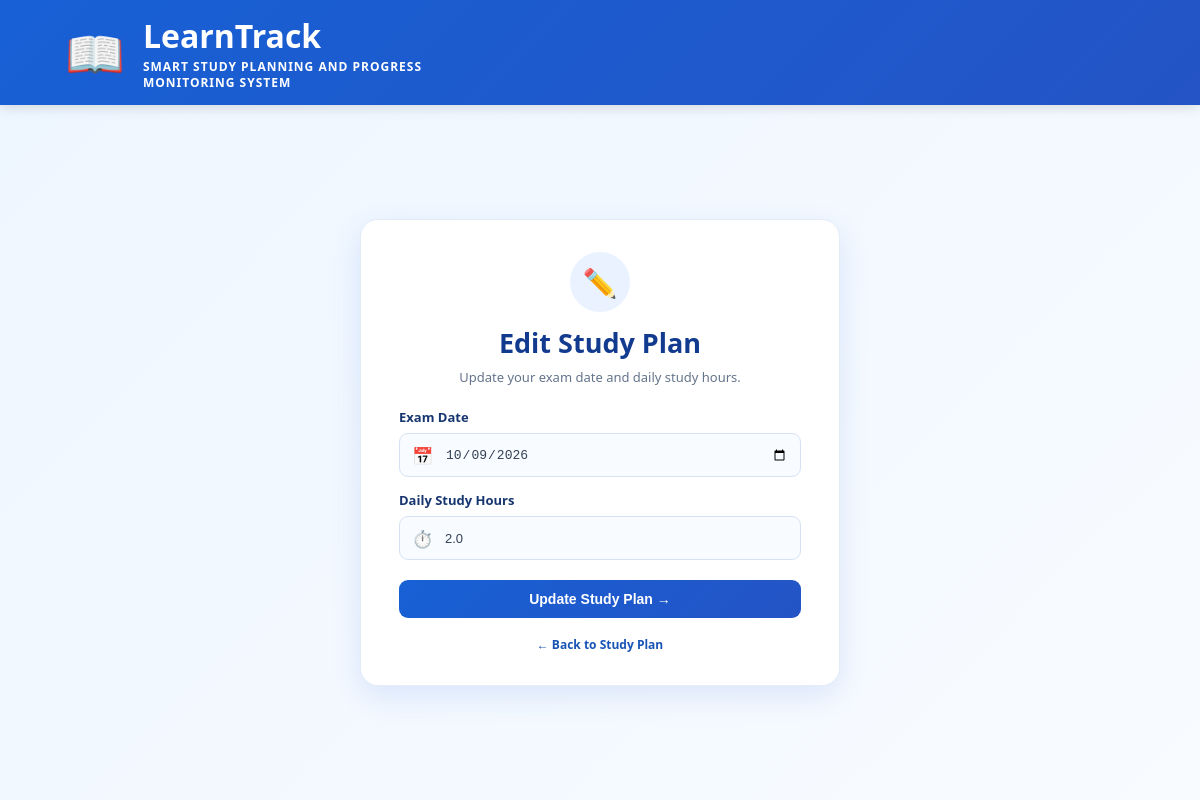
The app's page /edit-study-plan/ (signed in), older data.
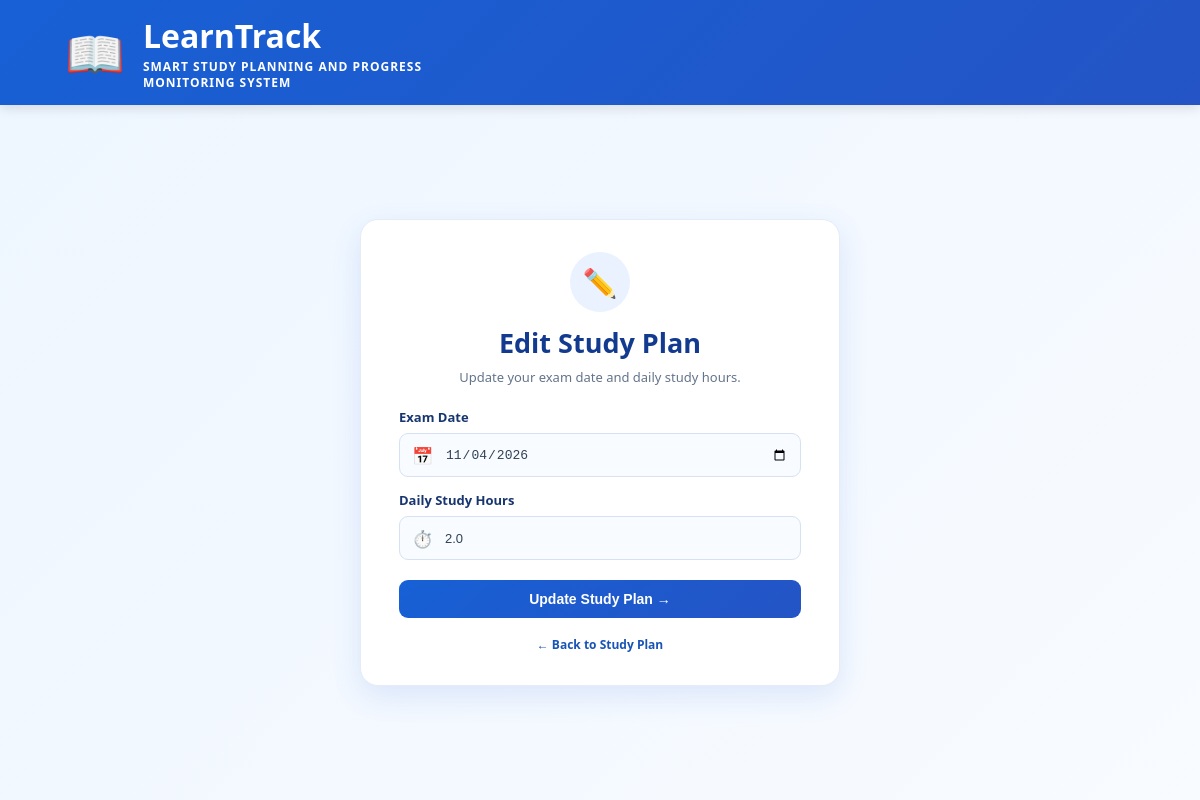
The same page, newer data.
### core/models.py (models this page shows, shortened)
class StudyPlan(models.Model):
    student = models.ForeignKey(User, on_delete=models.CASCADE)
    syllabus = models.ForeignKey(Syllabus, on_delete=models.CASCADE)
    exam_date = models.DateField()
    daily_hours = models.FloatField()
    created_at = models.DateTimeField(auto_now_add=True)
    schedule = models.JSONField(default=list)

### core/views.py (the view, shortened to what this page needs)
# urls.py: path('edit-study-plan/',views.edit_study_plan,name='edit_study_plan'),
def edit_study_plan(request):
    study_plan = StudyPlan.objects.filter(
        student=request.user
    ).last()
    return render(
        request,
        'edit_study_plan.html',
        {
            'study_plan': study_plan
        }
    )

### templates/edit_study_plan.html (shortened to what this page needs)
{% extends 'base.html' %}
{% block content %}
<div class="study-plan-page">
    <div class="study-plan-card">
        <div class="study-plan-icon">✏️</div>
        <h1>Edit Study Plan</h1>
        <p class="study-plan-subtitle">
            Update your exam date and daily study hours.
        </p>
        <form method="POST">
            <label for="exam_date">Exam Date</label>
            <div class="plan-input">
                <span>📅</span>
                <input
                    type="date"
                    id="exam_date"
                    name="exam_date"
                    value="{{ study_plan.exam_date|date:'Y-m-d' }}"
                    required>
            </div>
            <label for="daily_hours">Daily Study Hours</label>
            <div class="plan-input">
                <span>⏱️</span>
                <input
                    type="number"
                    id="daily_hours"
                    name="daily_hours"
                    min="1"
                    max="24"
                    step="0.5"
                    value="{{ study_plan.daily_hours }}"
                    required>
            </div>
            <button type="submit" class="plan-button">
                Update Study Plan →
            </button>
        </form>
        <a href="{% url 'create_study_plan' %}" class="back-link">
            ← Back to Study Plan
        </a>
    </div>
</div>
{% endblock %}

### templates/base.html (shortened to what this page needs)
{% load static %}
<!DOCTYPE html>
<html lang="en">
<head>
    <link rel="stylesheet" href="{% static 'css/style.css' %}">
</head>
<body>
<header>
    <div class="brand">
        <div class="brand-logo">
            📖
        </div>
        <div class="brand-text">
            <h2>LearnTrack</h2>
            <p>
                SMART STUDY PLANNING AND PROGRESS<br>
                MONITORING SYSTEM
            </p>
        </div>
    </div>
</header>
<main>
    {% block content %}
    {% endblock %}
</main>
</body>
</html>

### static/css/style.css (style rules this page uses)
* { margin: 0; padding: 0; box-sizing: border-box; }
body { font-family: "Segoe UI", Arial, sans-serif; background: #eef5ff; color: #1f2937; }
header { height: 105px; background: linear-gradient(135deg, #1760d5, #2454c5); color: white; padding: 16px 65px; box-shadow: 0 3px 12px rgba(0, 0, 0, 0.12); display: flex; align-items: center; }
.brand { display: flex; align-items: center; gap: 18px; flex: 1; }
.brand-logo { font-size: 48px; line-height: 1; }
.brand-text h2 { font-size: 32px; font-weight: 700; margin-bottom: 2px; }
.brand-text p { display: block; font-size: 12px; font-weight: 600; letter-spacing: 1px; line-height: 1.35; color: white; }
main { padding: 0; }
button { border: none; cursor: pointer; }
a { text-decoration: none; }
.back-link { display: block; margin-top: 18px; color: #1854b5; font-size: 12px; font-weight: 600; }
.study-plan-page { min-height: calc(100vh - 105px); display: flex; justify-content: center; align-items: center; padding: 30px 20px; background: linear-gradient(135deg, #eef6ff, #f8fbff); }
.study-plan-card { width: 480px; background: white; padding: 32px 38px; border-radius: 18px; text-align: center; border: 1px solid #e5ecf8; box-shadow: 0 10px 30px rgba(30, 91, 215, 0.12); }
.study-plan-icon { width: 60px; height: 60px; margin: 0 auto 12px; border-radius: 50%; background: #eaf2ff; display: flex; align-items: center; justify-content: center; font-size: 28px; }
.study-plan-card h1 { color: #123b8f; font-size: 27px; margin-bottom: 7px; }
.study-plan-subtitle { color: #64748b; font-size: 13px; margin-bottom: 22px; }
.study-plan-card form { text-align: left; }
.study-plan-card label { display: block; color: #17366f; font-size: 13px; font-weight: 700; margin-bottom: 7px; margin-top: 14px; }
.plan-input { height: 44px; display: flex; align-items: center; border: 1px solid #d6e2f3; border-radius: 9px; background: #f8fbff; overflow: hidden; }
.plan-input span { width: 45px; text-align: center; font-size: 17px; }
.plan-input input { flex: 1; height: 100%; border: none; outline: none; background: transparent; padding-right: 12px; font-size: 13px; color: #334155; }
.plan-button { width: 100%; margin-top: 20px; padding: 11px; border: none; border-radius: 9px; background: linear-gradient(135deg, #1760d5, #2454c5); color: white; font-size: 14px; font-weight: 700; cursor: pointer; }
header { height: 105px; background: linear-gradient(135deg, #1760d5, #2454c5); color: white; padding: 16px 65px; box-shadow: 0 3px 12px rgba(0, 0, 0, 0.12); display: flex; align-items: center; position: relative; }

Row changes from the older to the newer data that the page shows:
removed StudyPlan: exam_date "10/09/2026", daily_hours "2.0"
added StudyPlan: exam_date "11/04/2026", daily_hours "2.0"
